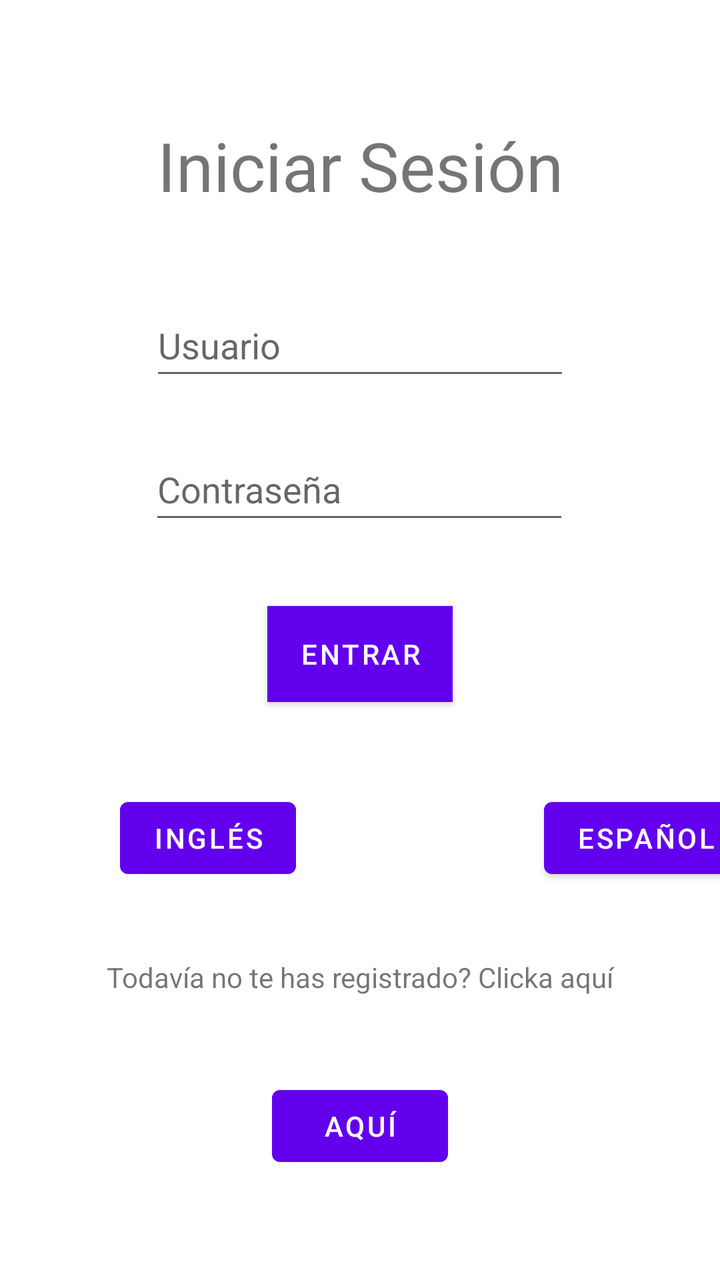
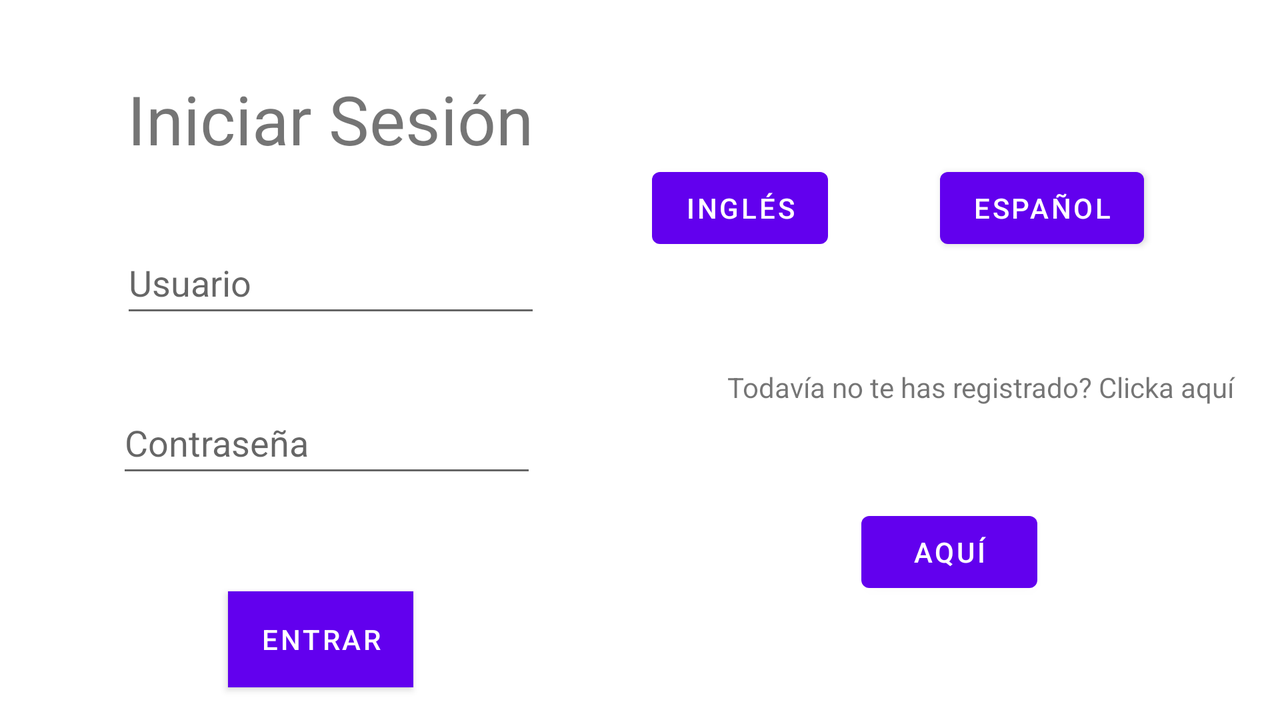

One screen, two layout resources from the same app: the default and the repository's alternative for another configuration. Each is rendered where Android would select it; the XML of both is given below.
<!-- AndroidManifest.xml: application theme Theme.DAS_Mikel_Idoyaga -->
<!-- res/layout/login_activity.xml -->
<?xml version="1.0" encoding="utf-8"?>
<androidx.constraintlayout.widget.ConstraintLayout xmlns:android="http://schemas.android.com/apk/res/android"
    xmlns:app="http://schemas.android.com/apk/res-auto"
    xmlns:tools="http://schemas.android.com/tools"
    android:layout_width="match_parent"
    android:layout_height="match_parent"
    tools:context=".LoginActivity">

    <TextView
        android:id="@+id/tvSesion"
        android:layout_width="222dp"
        android:layout_height="51dp"
        android:text="@string/tvSesion"
        android:textAlignment="center"
        android:textSize="34sp"
        app:layout_constraintBottom_toBottomOf="parent"
        app:layout_constraintLeft_toLeftOf="parent"
        app:layout_constraintRight_toRightOf="parent"
        app:layout_constraintTop_toTopOf="parent"
        app:layout_constraintVertical_bias="0.102" />

    <EditText
        android:id="@+id/etUsuario"
        android:layout_width="wrap_content"
        android:layout_height="wrap_content"
        android:layout_marginTop="36dp"
        android:autofillHints=""
        android:ems="10"
        android:hint="@string/etUsuario"
        android:inputType="textPersonName"
        android:minHeight="48dp"
        app:layout_constraintEnd_toEndOf="parent"
        app:layout_constraintStart_toStartOf="parent"
        app:layout_constraintTop_toBottomOf="@+id/tvSesion" />

    <EditText
        android:id="@+id/epContraseña"
        android:layout_width="wrap_content"
        android:layout_height="wrap_content"
        android:layout_marginTop="24dp"
        android:autofillHints=""
        android:ems="10"
        android:hint="@string/epContraseña"
        android:inputType="textPassword"
        android:minHeight="48dp"
        app:layout_constraintEnd_toEndOf="parent"
        app:layout_constraintHorizontal_bias="0.497"
        app:layout_constraintStart_toStartOf="parent"
        app:layout_constraintTop_toBottomOf="@+id/etUsuario" />

    <Button
        android:id="@+id/btnEntrar"
        android:layout_width="wrap_content"
        android:layout_height="wrap_content"
        android:layout_marginTop="36dp"
        android:background="@color/black"
        android:onClick="onEntrar"
        android:text="@string/btnEntrar"
        android:textColor="@color/white"
        app:layout_constraintEnd_toEndOf="parent"
        app:layout_constraintStart_toStartOf="parent"
        app:layout_constraintTop_toBottomOf="@+id/epContraseña" />

    <Button
        android:id="@+id/btnIngles"
        android:layout_width="wrap_content"
        android:layout_height="wrap_content"
        android:layout_marginStart="60dp"
        android:layout_marginTop="44dp"
        android:onClick="onIdioma"
        android:text="@string/btnIngles"
        app:layout_constraintStart_toStartOf="parent"
        app:layout_constraintTop_toBottomOf="@+id/btnEntrar" />

    <Button
        android:id="@+id/btnEspañol"
        android:layout_width="wrap_content"
        android:layout_height="wrap_content"
        android:layout_marginStart="124dp"
        android:layout_marginTop="44dp"
        android:onClick="onIdioma"
        android:text="@string/btnEspañol"
        app:layout_constraintEnd_toEndOf="parent"
        app:layout_constraintHorizontal_bias="0.0"
        app:layout_constraintStart_toEndOf="@+id/btnIngles"
        app:layout_constraintTop_toBottomOf="@+id/btnEntrar" />

    <TextView
        android:id="@+id/tvRegistrar"
        android:layout_width="267dp"
        android:layout_height="36dp"
        android:layout_marginTop="128dp"
        android:text="@string/tvRegistrar"
        android:textAlignment="center"
        app:layout_constraintEnd_toEndOf="parent"
        app:layout_constraintStart_toStartOf="parent"
        app:layout_constraintTop_toBottomOf="@+id/btnEntrar" />

    <Button
        android:id="@+id/btnAqui"
        android:layout_width="wrap_content"
        android:layout_height="wrap_content"
        android:layout_marginTop="24dp"
        android:onClick="onAqui"
        android:text="@string/btnAqui"
        app:layout_constraintEnd_toEndOf="parent"
        app:layout_constraintStart_toStartOf="parent"
        app:layout_constraintTop_toBottomOf="@+id/tvRegistrar" />

</androidx.constraintlayout.widget.ConstraintLayout>
<!-- resources referenced by this layout -->
<resources>
  <color name="black">#FF000000</color>
  <color name="white">#FFFFFFFF</color>
  <string name="btnAqui">Aquí</string>
  <string name="btnEntrar">Entrar</string>
  <string name="btnIngles">Inglés</string>
  <string name="etUsuario">Usuario</string>
  <string name="tvRegistrar">Todavía no te has registrado? Clicka aquí</string>
  <string name="tvSesion">Iniciar Sesión</string>
  <style name="Theme.DAS_Mikel_Idoyaga" parent="Theme.MaterialComponents.DayNight.DarkActionBar">
          
          <item name="colorPrimary">@color/purple_500</item>
          <item name="colorPrimaryVariant">@color/purple_700</item>
          <item name="colorOnPrimary">@color/white</item>
          
          <item name="colorSecondary">@color/teal_200</item>
          <item name="colorSecondaryVariant">@color/teal_700</item>
          <item name="colorOnSecondary">@color/black</item>
          
          <item name="android:statusBarColor" tools:targetApi="l">?attr/colorPrimaryVariant</item>
          
      </style>
  <color name="purple_500">#FF6200EE</color>
  <color name="purple_700">#FF3700B3</color>
  <color name="teal_200">#FF03DAC5</color>
  <color name="teal_700">#FF018786</color>
</resources>
<!-- res/layout-land/login_activity.xml (the repository's variant of the layout above) -->
<!-- drawn on the phone turned sideways -->
<?xml version="1.0" encoding="utf-8"?>
<androidx.constraintlayout.widget.ConstraintLayout xmlns:android="http://schemas.android.com/apk/res/android"
    xmlns:app="http://schemas.android.com/apk/res-auto"
    xmlns:tools="http://schemas.android.com/tools"
    android:layout_width="match_parent"
    android:layout_height="match_parent"
    tools:context=".LoginActivity">

    <TextView
        android:id="@+id/tvSesion"
        android:layout_width="222dp"
        android:layout_height="51dp"
        android:text="@string/tvSesion"
        android:textAlignment="center"
        android:textSize="34sp"
        app:layout_constraintBottom_toBottomOf="parent"
        app:layout_constraintHorizontal_bias="0.129"
        app:layout_constraintLeft_toLeftOf="parent"
        app:layout_constraintRight_toRightOf="parent"
        app:layout_constraintTop_toTopOf="parent"
        app:layout_constraintVertical_bias="0.119" />

    <Button
        android:id="@+id/btnEntrar"
        android:layout_width="wrap_content"
        android:layout_height="wrap_content"
        android:layout_marginTop="52dp"
        android:background="@color/black"
        android:onClick="onEntrar"
        android:text="@string/btnEntrar"
        android:textColor="@color/white"
        app:layout_constraintEnd_toEndOf="parent"
        app:layout_constraintHorizontal_bias="0.208"
        app:layout_constraintStart_toStartOf="parent"
        app:layout_constraintTop_toBottomOf="@+id/epContraseña" />

    <EditText
        android:id="@+id/etUsuario"
        android:layout_width="wrap_content"
        android:layout_height="wrap_content"
        android:layout_marginTop="28dp"
        android:autofillHints=""
        android:ems="10"
        android:hint="@string/etUsuario"
        android:inputType="textPersonName"
        android:minHeight="48dp"
        app:layout_constraintEnd_toEndOf="parent"
        app:layout_constraintHorizontal_bias="0.14"
        app:layout_constraintStart_toStartOf="parent"
        app:layout_constraintTop_toBottomOf="@+id/tvSesion" />

    <EditText
        android:id="@+id/epContraseña"
        android:layout_width="wrap_content"
        android:layout_height="wrap_content"
        android:layout_marginTop="32dp"
        android:autofillHints=""
        android:ems="10"
        android:hint="@string/epContraseña"
        android:inputType="textPassword"
        android:minHeight="48dp"
        app:layout_constraintEnd_toEndOf="parent"
        app:layout_constraintHorizontal_bias="0.136"
        app:layout_constraintStart_toStartOf="parent"
        app:layout_constraintTop_toBottomOf="@+id/etUsuario" />

    <Button
        android:id="@+id/btnIngles"
        android:layout_width="wrap_content"
        android:layout_height="wrap_content"
        android:layout_marginTop="80dp"
        android:layout_marginEnd="56dp"
        android:onClick="onIdioma"
        android:text="@string/btnIngles"
        app:layout_constraintEnd_toStartOf="@+id/btnEspañol"
        app:layout_constraintHorizontal_bias="1.0"
        app:layout_constraintStart_toEndOf="@+id/tvSesion"
        app:layout_constraintTop_toTopOf="parent" />

    <Button
        android:id="@+id/btnEspañol"
        android:layout_width="wrap_content"
        android:layout_height="wrap_content"
        android:layout_marginTop="80dp"
        android:layout_marginEnd="68dp"
        android:onClick="onIdioma"
        android:text="@string/btnEspañol"
        app:layout_constraintEnd_toEndOf="parent"
        app:layout_constraintTop_toTopOf="parent" />

    <TextView
        android:id="@+id/tvRegistrar"
        android:layout_width="267dp"
        android:layout_height="36dp"
        android:layout_marginStart="80dp"
        android:layout_marginTop="56dp"
        android:text="@string/tvRegistrar"
        android:textAlignment="center"
        app:layout_constraintEnd_toEndOf="parent"
        app:layout_constraintHorizontal_bias="0.062"
        app:layout_constraintStart_toEndOf="@+id/tvSesion"
        app:layout_constraintTop_toBottomOf="@+id/btnIngles" />

    <Button
        android:id="@+id/btnAqui"
        android:layout_width="wrap_content"
        android:layout_height="wrap_content"
        android:layout_marginTop="32dp"
        android:onClick="onAqui"
        android:text="@string/btnAqui"
        app:layout_constraintEnd_toEndOf="parent"
        app:layout_constraintHorizontal_bias="0.56"
        app:layout_constraintStart_toEndOf="@+id/tvSesion"
        app:layout_constraintTop_toBottomOf="@+id/tvRegistrar" />

</androidx.constraintlayout.widget.ConstraintLayout>
